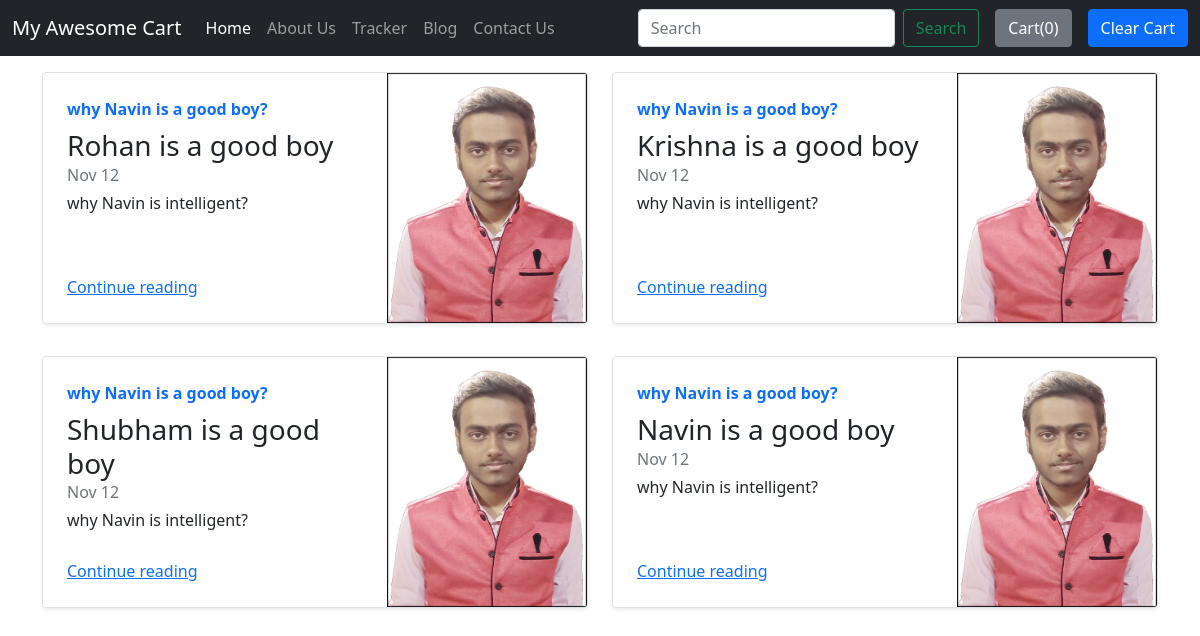
Screenshot of /blog/ with the database file from the repository.
### blog/models.py (models this page shows, shortened)
class blogPost(models.Model):
    post_id = models.AutoField(primary_key=True)
    title = models.CharField(max_length=500)
    head0 = models.CharField(max_length=500,default="")
    chead0 = models.CharField(max_length=5000,default="")
    head1 = models.CharField(max_length=500,default="")
    chead1 = models.CharField(max_length=5000,default="")
    head2 = models.CharField(max_length=500,default="")
    chead2 = models.CharField(max_length=5000,default="")
    pub_date = models.DateField()
    thumbnail = models.ImageField(upload_to="shop/images",default="")

### blog/views.py (the view)
# urls.py: path('',views.index)
def index(request):
    myposts = blogPost.objects.all()
    return render(request,'blog/index.html',{'myposts':myposts})

### blog/templates/blog/index.html (shortened to what this page needs)
{% extends 'blog/basic.html' %}
{% block bootstrap %}
{% load static %}
{% endblock %}
{% block body %}
<div class="container mt-3">
  <div class="row mb-2">
  {% for item in myposts %}
    <div class="col-md-6">
      <div class="row g-0 border rounded overflow-hidden flex-md-row mb-4 shadow-sm h-md-250 position-relative">
        <div class="col p-4 d-flex flex-column position-static">
          <strong class="d-inline-block mb-2 text-primary">{{item.head0}}</strong>
          <h3 class="mb-0">{{item.title}}</h3>
          <div class="mb-1 text-muted">Nov 12</div>
          <p class="card-text mb-auto">{{item.head1}}</p>
          <a href="/blog/blogpost/{{item.post_id}}" class="stretched-link">Continue reading</a>
        </div>
        <div class="col-auto d-none d-lg-block">
          <img src="/media/{{item.thumbnail}}" class="bd-placeholder-img" width="200" height="250"
            aria-label="Placeholder: Thumbnail" preserveAspectRatio="xMidYMid slice" focusable="false"/>
        </div>
      </div>
    </div>
    {% if forloop.counter|divisibleby:2 %}
  </div><div class="row mb-2">
  {% endif %}
  {% endfor %}
</div>
{% endblock %}

### blog/templates/blog/basic.html (shortened to what this page needs)
<!doctype html>
<html lang="en">
<head>
    {% load static %}
    <link rel="stylesheet" href="{% static 'shop/css/bootstrap.min.css' %}" type="text/css">
</head>
<body>
    <nav class="navbar navbar-expand-lg navbar-dark bg-dark">
        <div class="container-fluid">
            <a class="navbar-brand" href="#">My Awesome Cart</a>
            <div class="collapse navbar-collapse" id="navbarSupportedContent">
                <ul class="navbar-nav me-auto mb-2 mb-lg-0">
                    <li class="nav-item">
                        <a class="nav-link active" aria-current="page" href="/shop">Home</a>
                    </li>
                    <li class="nav-item">
                        <a class="nav-link" href="/shop/about">About Us</a>
                    </li>
                    <li class="nav-item">
                        <a class="nav-link" href="/shop/tracker">Tracker</a>
                    </li>
                    <li class="nav-item">
                        <a class="nav-link" href="/blog">Blog</a>
                    </li>
                    <li class="nav-item">
                        <a class="nav-link" href="/shop/contact">Contact Us</a>
                    </li>
                </ul>
                <form class="d-flex">
                    <input class="form-control me-2" type="search" placeholder="Search" aria-label="Search">
                    <button class="btn btn-outline-success" type="submit">Search</button>
                </form>
                <button type="button" id="popcart" class="btn btn-secondary mx-3" data-bs-html="true"
                    data-bs-container="body" data-bs-toggle="popover" data-bs-placement="bottom"
                    title="Your Items in Cart" data-bs-content="Your Cart">
                    Cart(<span id="cart">0</span>)
                </button>
                <button class="btn btn-primary" id="clearCart" onclick="clearCart()">Clear Cart</button>
            </div>
        </div>
    </nav>
    {% block body %} This isbody {% endblock %}
</body>
</html>

### rows the page displays
blogPost: head0 "why Navin is a good boy?", title "Rohan is a good boy", head1 "why Navin is intelligent?", thumbnail (picture)
blogPost: head0 "why Navin is a good boy?", title "Krishna is a good boy", head1 "why Navin is intelligent?", thumbnail (picture)
blogPost: head0 "why Navin is a good boy?", title "Shubham is a good boy", head1 "why Navin is intelligent?", thumbnail (picture)
blogPost: head0 "why Navin is a good boy?", title "Navin is a good boy", head1 "why Navin is intelligent?", thumbnail (picture)
